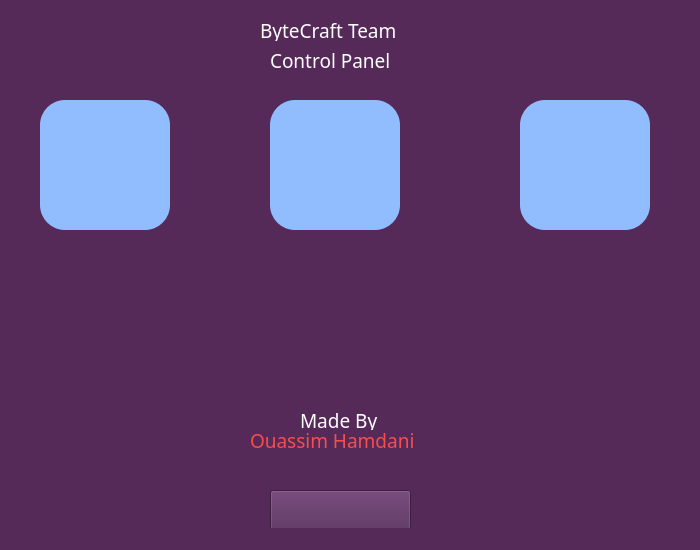
<?xml version="1.0" encoding="UTF-8"?>
<ui version="4.0">
 <class>MainWindow</class>
 <widget class="QMainWindow" name="MainWindow">
  <property name="geometry">
   <rect>
    <x>0</x>
    <y>0</y>
    <width>700</width>
    <height>550</height>
   </rect>
  </property>
  <property name="windowTitle">
   <string>MainWindow</string>
  </property>
  <property name="styleSheet">
   <string notr="true">background-color:#552a59;</string>
  </property>
  <widget class="QWidget" name="centralwidget">
   <widget class="QLabel" name="label_2">
    <property name="geometry">
     <rect>
      <x>260</x>
      <y>20</y>
      <width>151</width>
      <height>21</height>
     </rect>
    </property>
    <property name="font">
     <font>
      <family>Poppins SemiBold</family>
      <pointsize>14</pointsize>
      <weight>50</weight>
      <italic>false</italic>
      <bold>false</bold>
     </font>
    </property>
    <property name="styleSheet">
     <string notr="true">color:white;</string>
    </property>
    <property name="text">
     <string>ByteCraft Team</string>
    </property>
   </widget>
   <widget class="QLabel" name="label_3">
    <property name="geometry">
     <rect>
      <x>270</x>
      <y>50</y>
      <width>131</width>
      <height>21</height>
     </rect>
    </property>
    <property name="font">
     <font>
      <family>Poppins SemiBold</family>
      <pointsize>14</pointsize>
      <weight>50</weight>
      <italic>false</italic>
      <bold>false</bold>
     </font>
    </property>
    <property name="styleSheet">
     <string notr="true">color:white;</string>
    </property>
    <property name="text">
     <string>Control Panel</string>
    </property>
   </widget>
   <widget class="QPushButton" name="scanCamera">
    <property name="geometry">
     <rect>
      <x>40</x>
      <y>100</y>
      <width>130</width>
      <height>130</height>
     </rect>
    </property>
    <property name="styleSheet">
     <string notr="true">border-radius:25px;
background-color:#91BDFF;</string>
    </property>
    <property name="text">
     <string/>
    </property>
   </widget>
   <widget class="QPushButton" name="scanCamera2">
    <property name="geometry">
     <rect>
      <x>60</x>
      <y>120</y>
      <width>91</width>
      <height>91</height>
     </rect>
    </property>
    <property name="styleSheet">
     <string notr="true">border-radius:0;
background-color:#91BDFF;
border-image:url(Data/InterfaceData/qr-code.png);</string>
    </property>
    <property name="text">
     <string/>
    </property>
   </widget>
   <widget class="QPushButton" name="scanNoCamera2">
    <property name="geometry">
     <rect>
      <x>290</x>
      <y>120</y>
      <width>91</width>
      <height>91</height>
     </rect>
    </property>
    <property name="styleSheet">
     <string notr="true">border-radius:0;
background-color:#91BDFF;
border-image:url(Data/InterfaceData/no-camera.png);</string>
    </property>
    <property name="text">
     <string/>
    </property>
   </widget>
   <widget class="QPushButton" name="scanNoCamera">
    <property name="geometry">
     <rect>
      <x>270</x>
      <y>100</y>
      <width>130</width>
      <height>130</height>
     </rect>
    </property>
    <property name="styleSheet">
     <string notr="true">border-radius:25px;
background-color:#91BDFF;</string>
    </property>
    <property name="text">
     <string/>
    </property>
   </widget>
   <widget class="QLabel" name="label_4">
    <property name="geometry">
     <rect>
      <x>300</x>
      <y>410</y>
      <width>91</width>
      <height>21</height>
     </rect>
    </property>
    <property name="font">
     <font>
      <family>Poppins SemiBold</family>
      <pointsize>14</pointsize>
      <weight>50</weight>
      <italic>false</italic>
      <bold>false</bold>
     </font>
    </property>
    <property name="styleSheet">
     <string notr="true">color:white;</string>
    </property>
    <property name="text">
     <string>Made By</string>
    </property>
   </widget>
   <widget class="QLabel" name="label_5">
    <property name="geometry">
     <rect>
      <x>250</x>
      <y>430</y>
      <width>181</width>
      <height>21</height>
     </rect>
    </property>
    <property name="font">
     <font>
      <family>Poppins SemiBold</family>
      <pointsize>14</pointsize>
      <weight>50</weight>
      <italic>false</italic>
      <bold>false</bold>
     </font>
    </property>
    <property name="styleSheet">
     <string notr="true">color:#f74d4d;</string>
    </property>
    <property name="text">
     <string>Ouassim Hamdani</string>
    </property>
   </widget>
   <widget class="QPushButton" name="studentList2">
    <property name="geometry">
     <rect>
      <x>540</x>
      <y>120</y>
      <width>91</width>
      <height>91</height>
     </rect>
    </property>
    <property name="styleSheet">
     <string notr="true">border-radius:0;
background-color:#91BDFF;
border-image:url(Data/InterfaceData/student.png);</string>
    </property>
    <property name="text">
     <string/>
    </property>
   </widget>
   <widget class="QPushButton" name="studentList">
    <property name="geometry">
     <rect>
      <x>520</x>
      <y>100</y>
      <width>130</width>
      <height>130</height>
     </rect>
    </property>
    <property name="styleSheet">
     <string notr="true">border-radius:25px;
background-color:#91BDFF;</string>
    </property>
    <property name="text">
     <string/>
    </property>
   </widget>
   <widget class="QPushButton" name="pushButton">
    <property name="geometry">
     <rect>
      <x>270</x>
      <y>490</y>
      <width>141</width>
      <height>41</height>
     </rect>
    </property>
    <property name="styleSheet">
     <string notr="true">border-image:url(Data/InterfaceData/logo.png);</string>
    </property>
    <property name="text">
     <string/>
    </property>
   </widget>
   <zorder>studentList</zorder>
   <zorder>scanNoCamera</zorder>
   <zorder>label_2</zorder>
   <zorder>label_3</zorder>
   <zorder>scanCamera</zorder>
   <zorder>scanCamera2</zorder>
   <zorder>scanNoCamera2</zorder>
   <zorder>label_4</zorder>
   <zorder>label_5</zorder>
   <zorder>studentList2</zorder>
   <zorder>pushButton</zorder>
  </widget>
  <widget class="QMenuBar" name="menubar">
   <property name="geometry">
    <rect>
     <x>0</x>
     <y>0</y>
     <width>700</width>
     <height>22</height>
    </rect>
   </property>
  </widget>
  <widget class="QStatusBar" name="statusbar"/>
 </widget>
 <resources>
  <include location="../../../../../Downloads/test.qrc"/>
 </resources>
 <connections/>
</ui>
